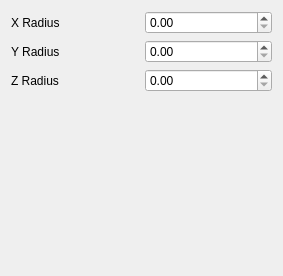
<?xml version="1.0" encoding="UTF-8"?>
<ui version="4.0">
 <class>EllipsoidConfig</class>
 <widget class="QWidget" name="EllipsoidConfig">
  <property name="geometry">
   <rect>
    <x>0</x>
    <y>0</y>
    <width>283</width>
    <height>276</height>
   </rect>
  </property>
  <property name="windowTitle">
   <string>Form</string>
  </property>
  <layout class="QGridLayout" name="gridLayout_2">
   <item row="0" column="0">
    <layout class="QGridLayout" name="gridLayout">
     <item row="0" column="1">
      <widget class="QDoubleSpinBox" name="xRadiusSpinBox">
       <property name="singleStep">
        <double>0.100000000000000</double>
       </property>
      </widget>
     </item>
     <item row="2" column="0">
      <widget class="QLabel" name="label_3">
       <property name="text">
        <string>Z Radius</string>
       </property>
      </widget>
     </item>
     <item row="1" column="0">
      <widget class="QLabel" name="label_2">
       <property name="text">
        <string>Y Radius</string>
       </property>
      </widget>
     </item>
     <item row="2" column="1">
      <widget class="QDoubleSpinBox" name="zRadiusSpinBox">
       <property name="singleStep">
        <double>0.100000000000000</double>
       </property>
      </widget>
     </item>
     <item row="1" column="1">
      <widget class="QDoubleSpinBox" name="yRadiusSpinBox">
       <property name="singleStep">
        <double>0.100000000000000</double>
       </property>
      </widget>
     </item>
     <item row="0" column="0">
      <widget class="QLabel" name="label">
       <property name="text">
        <string>X Radius</string>
       </property>
      </widget>
     </item>
     <item row="3" column="1">
      <spacer name="verticalSpacer">
       <property name="orientation">
        <enum>Qt::Vertical</enum>
       </property>
       <property name="sizeHint" stdset="0">
        <size>
         <width>20</width>
         <height>40</height>
        </size>
       </property>
      </spacer>
     </item>
    </layout>
   </item>
  </layout>
 </widget>
 <resources/>
 <connections/>
</ui>
